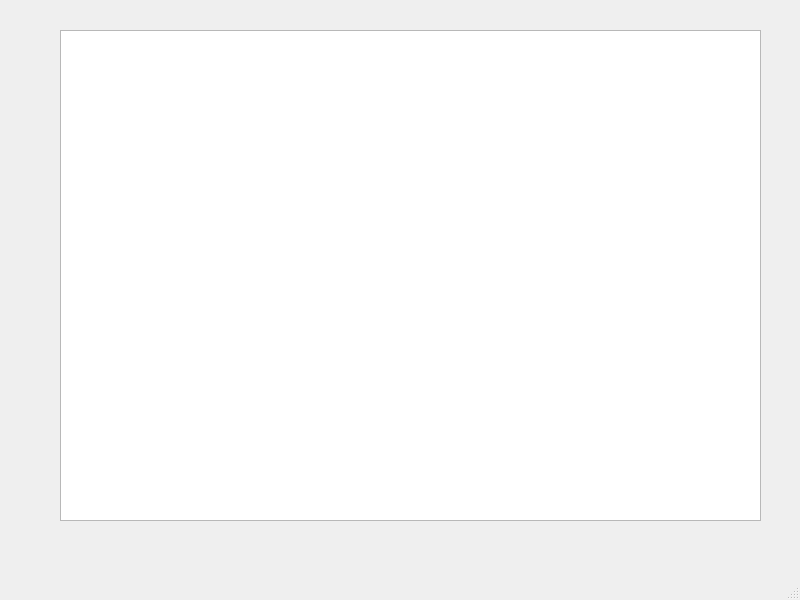
<?xml version="1.0" encoding="UTF-8"?>
<ui version="4.0">
 <class>MainWindow</class>
 <widget class="QMainWindow" name="MainWindow">
  <property name="geometry">
   <rect>
    <x>0</x>
    <y>0</y>
    <width>800</width>
    <height>600</height>
   </rect>
  </property>
  <property name="windowTitle">
   <string>MainWindow</string>
  </property>
  <widget class="QWidget" name="centralwidget">
   <widget class="QPlainTextEdit" name="plainTextEdit">
    <property name="geometry">
     <rect>
      <x>60</x>
      <y>30</y>
      <width>701</width>
      <height>491</height>
     </rect>
    </property>
   </widget>
  </widget>
  <widget class="QMenuBar" name="menubar">
   <property name="geometry">
    <rect>
     <x>0</x>
     <y>0</y>
     <width>800</width>
     <height>26</height>
    </rect>
   </property>
  </widget>
  <widget class="QStatusBar" name="statusbar"/>
 </widget>
 <resources/>
 <connections/>
</ui>
